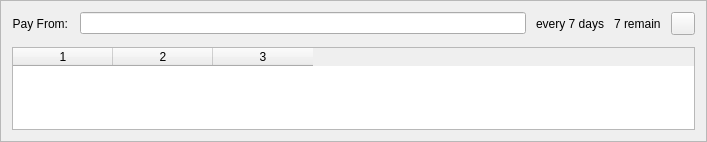
<?xml version="1.0" encoding="UTF-8"?>
<ui version="4.0">
 <class>RecurringSendEntry</class>
 <widget class="QFrame" name="RecurringSendEntry">
  <property name="geometry">
   <rect>
    <x>0</x>
    <y>0</y>
    <width>707</width>
    <height>142</height>
   </rect>
  </property>
  <property name="windowTitle">
   <string>Form</string>
  </property>
  <property name="frameShape">
   <enum>QFrame::StyledPanel</enum>
  </property>
  <property name="frameShadow">
   <enum>QFrame::Sunken</enum>
  </property>
  <layout class="QGridLayout" name="gridLayout">
   <property name="spacing">
    <number>12</number>
   </property>
   <item row="3" column="1">
    <layout class="QHBoxLayout" name="payToLayout" stretch="1,0,0,0">
     <property name="spacing">
      <number>10</number>
     </property>
     <item>
      <widget class="QValidatedLineEdit" name="payFrom">
       <property name="toolTip">
        <string>The address to send the payment to  (e.g. 4Zo1ga6xuKuQ7JV7M9rGDoxdbYwV5zgQJ5)</string>
       </property>
       <property name="maxLength">
        <number>34</number>
       </property>
      </widget>
     </item>
     <item>
      <widget class="QLabel" name="period">
       <property name="text">
        <string>every 7 days</string>
       </property>
      </widget>
     </item>
     <item>
      <widget class="QLabel" name="timeRemaining">
       <property name="text">
        <string>7 remain</string>
       </property>
      </widget>
     </item>
     <item>
      <widget class="QToolButton" name="deleteButton">
       <property name="toolTip">
        <string>Remove this recipient</string>
       </property>
       <property name="text">
        <string/>
       </property>
       <property name="icon">
        <iconset resource="../bitcoin.qrc">
         <normaloff>:/icons/remove</normaloff>:/icons/remove</iconset>
       </property>
      </widget>
     </item>
    </layout>
   </item>
   <item row="3" column="0">
    <widget class="QLabel" name="label_2">
     <property name="text">
      <string>Pay From:</string>
     </property>
     <property name="alignment">
      <set>Qt::AlignRight|Qt::AlignTrailing|Qt::AlignVCenter</set>
     </property>
     <property name="buddy">
      <cstring>payFrom</cstring>
     </property>
    </widget>
   </item>
   <item row="4" column="0" colspan="2">
    <widget class="QTableWidget" name="tableWidget">
     <property name="editTriggers">
      <set>QAbstractItemView::NoEditTriggers</set>
     </property>
     <property name="selectionMode">
      <enum>QAbstractItemView::NoSelection</enum>
     </property>
     <property name="cornerButtonEnabled">
      <bool>false</bool>
     </property>
     <property name="columnCount">
      <number>3</number>
     </property>
     <attribute name="horizontalHeaderVisible">
      <bool>true</bool>
     </attribute>
     <attribute name="verticalHeaderVisible">
      <bool>false</bool>
     </attribute>
     <column/>
     <column/>
     <column/>
    </widget>
   </item>
  </layout>
 </widget>
 <customwidgets>
  <customwidget>
   <class>QValidatedLineEdit</class>
   <extends>QLineEdit</extends>
   <header>qvalidatedlineedit.h</header>
  </customwidget>
 </customwidgets>
 <resources>
  <include location="../bitcoin.qrc"/>
 </resources>
 <connections/>
</ui>
